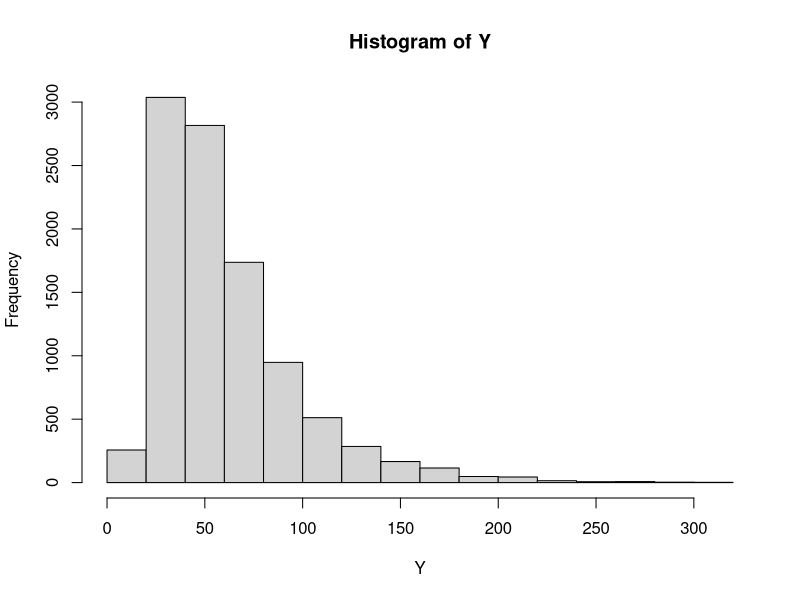

Recreate this plot in R. (Note: this script raises an error after producing the figure.)
###1
#(a)
NB_by_geometric <- function(n,r,p){
  X <- rep(0, n)
  for(j in 1:n){
    for(i in 1:r){
      U <- runif(1, 0, 1)
      X[j]=X[j]+ceiling(log(U)/log(1-p))   #geometric
    }
  }
  return(X)
}

#(c)
NB<- function(n,r,p){
  X <- rep(NA, n)
  U=runif(n,0,1)
  for(i in 1:n){
    pr=p^r
    F=pr
    j=r   #注意 i=r 開始 不是從0
    while(F<=U[i]){
      pr=j/(j+1-r)*(1-p)*pr
      F=F+pr
      j=j+1
    }
    X[i]=j
  }
  return(X)
}



#(d)
NB_by_bernoulli<- function(n,r,p){
  success <- rep(0, n)
  X <- rep(NA, n)
  for(i in 1:n){
    j=0
    while(success[i]<5){
      U <- runif(1, 0, 1)
      success[i]=success[i]+ifelse(U<p,1,0)
      j=j+1
    }
    X[i]=j
  }
  return(X)
}



#(e)
r=5
p=0.3
#exact 
r/p
#simulation
nb1=NB_by_geometric(100000,r,p)
mean(nb1)
nb2=NB(100000,r,p)
mean(nb2)
nb3=NB_by_bernoulli(100000,r,p)
mean(nb3)
#Yes,these expected values by the three simulation methods  are closed.


###2
#法一(較快）
rolls_times_1=function(n){
  Y=rep(NA,n)
  for(i in 1:n){
    X=rep(0,11)
    names(X)=seq(2,12)
    while(length(X[X==0])>0){
      U=runif(2,0,1)
      X[sum(ceiling(6*U))-1]=X[sum(ceiling(6*U))-1]+1
    }
    Y[i]=sum(X)
  }
  return(Y)
}
#法二(較慢）
rolls_times_2=function(n){
  Y=rep(NA,n)
  for(i in 1:n){
    X=c()
    while(sum(table(X)>0)<11){
      U=runif(2,0,1)
      X=c(X,sum(ceiling(6*U)))
    }
    Y[i]=length(X)
  }
  return(Y)
}
Y=rolls_times_1(10000)
mean(Y)
hist(Y)

###3
p=c(0,0,0,0,rep(c(0.11,0.09),5))
#(a)
inverse_transform=function(n,p){
  F=cumsum(p)
  for(i in 1:n){
    U=runif(n,0,1)
    for(j in 2:length(p)){
      if(F[j-1]<=U[i] && U[i]<F[j]){
        X[i]=j
        break
      }
    }
  }
  return(X)
}

X_inverse_transform=inverse_transform(10000,p)
mean(X_inverse_transform)

#(b)
AR=function(n,p){
  k=10
  c=max(p[5:14]/(1/k))
  X=rep(NA,n)
  iter=rep(NA,n)
  for(i in 1:n){
    DU_5_14=ceiling(10*runif(1,0,1))+4
    U=runif(1,0,1)
    iter[i]=1
    while(U>=p[DU_5_14]/(1/k)/c){
      DU_5_14=ceiling(10*runif(1,0,1))+4
      U=runif(1,0,1)
      iter[i]=iter[i]+1
    }
    X[i]=DU_5_14
  }
  
  res=list()
  res$X=X
  res$c=c
  res$iter=iter
  return(res) 
}
ar=AR(10000,p)
c=ar$c
X_ar=ar$X
mean(X_ar)
iter=mean(ar$iter)

#(c)
composite=function(n){
  X=rep(NA,n)
  U=runif(n,0,1)
  U2=runif(n,0,1)
  for(i in 1:n){
    if(U[i]<0.55){
      X[i]=ceiling(5*U2[i])*2+3
    }
    else{
      X[i]=ceiling(5*U2[i])*2+4 
    }
  }
  return(X)
}
X_composite=composite(10000)
mean(X_composite)

#(d)
#exact expected value
p=c(0,0,0,0,rep(c(0.11,0.09),5))
expected_value=0
for(i in 1:length(p)){
  expected_value=expected_value+i*p[i]
}
expected_value

